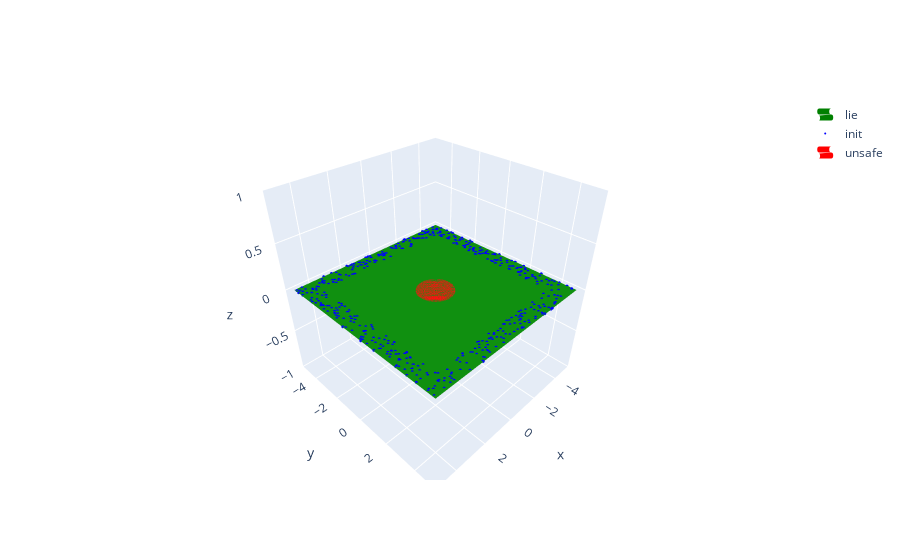

Here is the notebook cell this chart was saved with:
### Code cell
# define state domains and input domains
# and initial, unsafe, lie state domains
domains = system.domains

print("Domains: ", list(domains.keys()), "\n")
for k, dom in domains.items():
    print(f"{k}: {dom}")

# Visualization of state domains
fig = Figure()
for dname, domain in domains.items():
    if dname in DOMAIN_COLORS:        
        color = DOMAIN_COLORS[dname] if dname in DOMAIN_COLORS else None
        fig = plot_domain(domain, fig, color=color, label=dname)
fig.update_traces(showlegend=True)

fig.show()

### Figure 1 — Plotly figure (JSON) as saved in the notebook; plotly's stock layout.template omitted (floating-point values rounded to 4 significant figures; data arrays with more than 128 entries replaced by an {"elided": "..."} marker saying what was removed)
{"data": [{"colorscale": [[0.0, "green"], [1.0, "green"]], "name": "lie", "showscale": false, "x": [-5.0, -3.889, -2.778, -1.667, -0.5556, 0.5556, 1.667, 2.778, 3.889, 5.0], "y": [-5.0, -3.889, -2.778, -1.667, -0.5556, 0.5556, 1.667, 2.778, 3.889, 5.0], "z": [[0.0, 0.0, 0.0, 0.0, 0.0, 0.0, 0.0, 0.0, 0.0, 0.0], [0.0, 0.0, 0.0, 0.0, 0.0, 0.0, 0.0, 0.0, 0.0, 0.0], [0.0, 0.0, 0.0, 0.0, 0.0, 0.0, 0.0, 0.0, 0.0, 0.0], [0.0, 0.0, 0.0, 0.0, 0.0, 0.0, 0.0, 0.0, 0.0, 0.0], [0.0, 0.0, 0.0, 0.0, 0.0, 0.0, 0.0, 0.0, 0.0, 0.0], [0.0, 0.0, 0.0, 0.0, 0.0, 0.0, 0.0, 0.0, 0.0, 0.0], [0.0, 0.0, 0.0, 0.0, 0.0, 0.0, 0.0, 0.0, 0.0, 0.0], [0.0, 0.0, 0.0, 0.0, 0.0, 0.0, 0.0, 0.0, 0.0, 0.0], [0.0, 0.0, 0.0, 0.0, 0.0, 0.0, 0.0, 0.0, 0.0, 0.0], [0.0, 0.0, 0.0, 0.0, 0.0, 0.0, 0.0, 0.0, 0.0, 0.0]], "type": "surface", "showlegend": true}, {"marker": {"color": "blue", "size": 1}, "mode": "markers", "name": "init", "x": {"elided": "500 float values"}, "y": {"elided": "500 float values"}, "z": {"elided": "500 float values"}, "type": "scatter3d", "showlegend": true}, {"colorscale": [[0.0, "red"], [1.0, "red"]], "name": "unsafe", "showscale": false, "x": {"elided": "40x20 float values"}, "y": {"elided": "40x20 float values"}, "z": {"elided": "40x20 float values"}, "type": "surface", "showlegend": true}], "layout": {}}
